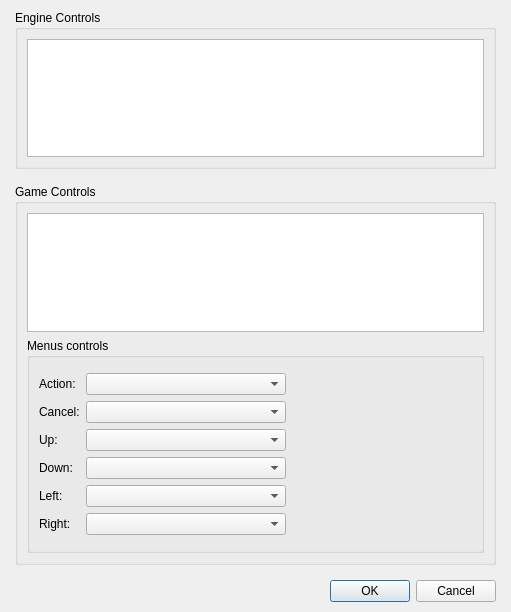
<?xml version="1.0" encoding="UTF-8"?>
<ui version="4.0">
 <class>DialogKeyBoardControls</class>
 <widget class="QDialog" name="DialogKeyBoardControls">
  <property name="geometry">
   <rect>
    <x>0</x>
    <y>0</y>
    <width>511</width>
    <height>612</height>
   </rect>
  </property>
  <property name="windowTitle">
   <string>Keyboard controls</string>
  </property>
  <layout class="QGridLayout" name="gridLayout_5">
   <property name="leftMargin">
    <number>15</number>
   </property>
   <property name="topMargin">
    <number>10</number>
   </property>
   <property name="rightMargin">
    <number>15</number>
   </property>
   <property name="bottomMargin">
    <number>10</number>
   </property>
   <item row="0" column="0">
    <layout class="QVBoxLayout" name="verticalLayout_2">
     <property name="spacing">
      <number>15</number>
     </property>
     <item>
      <widget class="QGroupBox" name="groupBox">
       <property name="title">
        <string>Engine Controls</string>
       </property>
       <layout class="QGridLayout" name="gridLayout">
        <item row="0" column="0">
         <widget class="WidgetSuperTree" name="treeViewEngine"/>
        </item>
       </layout>
      </widget>
     </item>
     <item>
      <widget class="QGroupBox" name="groupBox_2">
       <property name="title">
        <string>Game Controls</string>
       </property>
       <layout class="QGridLayout" name="gridLayout_4">
        <item row="0" column="0">
         <layout class="QVBoxLayout" name="verticalLayout" stretch="1,0">
          <item>
           <widget class="WidgetSuperTree" name="treeViewGame"/>
          </item>
          <item>
           <widget class="QGroupBox" name="groupBox_3">
            <property name="title">
             <string>Menus controls</string>
            </property>
            <layout class="QGridLayout" name="gridLayout_3">
             <property name="topMargin">
              <number>15</number>
             </property>
             <property name="bottomMargin">
              <number>15</number>
             </property>
             <item row="0" column="0">
              <layout class="QGridLayout" name="gridLayout_2">
               <item row="0" column="0">
                <widget class="QLabel" name="label">
                 <property name="text">
                  <string>Action:</string>
                 </property>
                </widget>
               </item>
               <item row="0" column="1">
                <widget class="QComboBox" name="comboBoxAction">
                 <property name="minimumSize">
                  <size>
                   <width>200</width>
                   <height>0</height>
                  </size>
                 </property>
                 <property name="maximumSize">
                  <size>
                   <width>200</width>
                   <height>16777215</height>
                  </size>
                 </property>
                </widget>
               </item>
               <item row="0" column="2" rowspan="6">
                <spacer name="horizontalSpacer">
                 <property name="orientation">
                  <enum>Qt::Horizontal</enum>
                 </property>
                 <property name="sizeHint" stdset="0">
                  <size>
                   <width>108</width>
                   <height>158</height>
                  </size>
                 </property>
                </spacer>
               </item>
               <item row="1" column="0">
                <widget class="QLabel" name="label_2">
                 <property name="text">
                  <string>Cancel:</string>
                 </property>
                </widget>
               </item>
               <item row="1" column="1">
                <widget class="QComboBox" name="comboBoxCancel">
                 <property name="minimumSize">
                  <size>
                   <width>200</width>
                   <height>0</height>
                  </size>
                 </property>
                 <property name="maximumSize">
                  <size>
                   <width>200</width>
                   <height>16777215</height>
                  </size>
                 </property>
                </widget>
               </item>
               <item row="2" column="0">
                <widget class="QLabel" name="label_3">
                 <property name="text">
                  <string>Up:</string>
                 </property>
                </widget>
               </item>
               <item row="2" column="1">
                <widget class="QComboBox" name="comboBoxUp">
                 <property name="minimumSize">
                  <size>
                   <width>200</width>
                   <height>0</height>
                  </size>
                 </property>
                 <property name="maximumSize">
                  <size>
                   <width>200</width>
                   <height>16777215</height>
                  </size>
                 </property>
                </widget>
               </item>
               <item row="3" column="0">
                <widget class="QLabel" name="label_4">
                 <property name="text">
                  <string>Down:</string>
                 </property>
                </widget>
               </item>
               <item row="3" column="1">
                <widget class="QComboBox" name="comboBoxDown">
                 <property name="minimumSize">
                  <size>
                   <width>200</width>
                   <height>0</height>
                  </size>
                 </property>
                 <property name="maximumSize">
                  <size>
                   <width>200</width>
                   <height>16777215</height>
                  </size>
                 </property>
                </widget>
               </item>
               <item row="4" column="0">
                <widget class="QLabel" name="label_5">
                 <property name="text">
                  <string>Left:</string>
                 </property>
                </widget>
               </item>
               <item row="4" column="1">
                <widget class="QComboBox" name="comboBoxLeft">
                 <property name="minimumSize">
                  <size>
                   <width>200</width>
                   <height>0</height>
                  </size>
                 </property>
                 <property name="maximumSize">
                  <size>
                   <width>200</width>
                   <height>16777215</height>
                  </size>
                 </property>
                </widget>
               </item>
               <item row="5" column="0">
                <widget class="QLabel" name="label_6">
                 <property name="text">
                  <string>Right:</string>
                 </property>
                </widget>
               </item>
               <item row="5" column="1">
                <widget class="QComboBox" name="comboBoxRight">
                 <property name="minimumSize">
                  <size>
                   <width>200</width>
                   <height>0</height>
                  </size>
                 </property>
                 <property name="maximumSize">
                  <size>
                   <width>200</width>
                   <height>16777215</height>
                  </size>
                 </property>
                </widget>
               </item>
              </layout>
             </item>
            </layout>
           </widget>
          </item>
         </layout>
        </item>
       </layout>
      </widget>
     </item>
     <item>
      <widget class="QDialogButtonBox" name="buttonBox">
       <property name="orientation">
        <enum>Qt::Horizontal</enum>
       </property>
       <property name="standardButtons">
        <set>QDialogButtonBox::Cancel|QDialogButtonBox::Ok</set>
       </property>
      </widget>
     </item>
    </layout>
   </item>
  </layout>
 </widget>
 <customwidgets>
  <customwidget>
   <class>WidgetSuperTree</class>
   <extends>QTreeView</extends>
   <header>widgetsupertree.h</header>
  </customwidget>
 </customwidgets>
 <resources/>
 <connections>
  <connection>
   <sender>buttonBox</sender>
   <signal>accepted()</signal>
   <receiver>DialogKeyBoardControls</receiver>
   <slot>accept()</slot>
   <hints>
    <hint type="sourcelabel">
     <x>248</x>
     <y>254</y>
    </hint>
    <hint type="destinationlabel">
     <x>157</x>
     <y>274</y>
    </hint>
   </hints>
  </connection>
  <connection>
   <sender>buttonBox</sender>
   <signal>rejected()</signal>
   <receiver>DialogKeyBoardControls</receiver>
   <slot>reject()</slot>
   <hints>
    <hint type="sourcelabel">
     <x>316</x>
     <y>260</y>
    </hint>
    <hint type="destinationlabel">
     <x>286</x>
     <y>274</y>
    </hint>
   </hints>
  </connection>
 </connections>
</ui>
